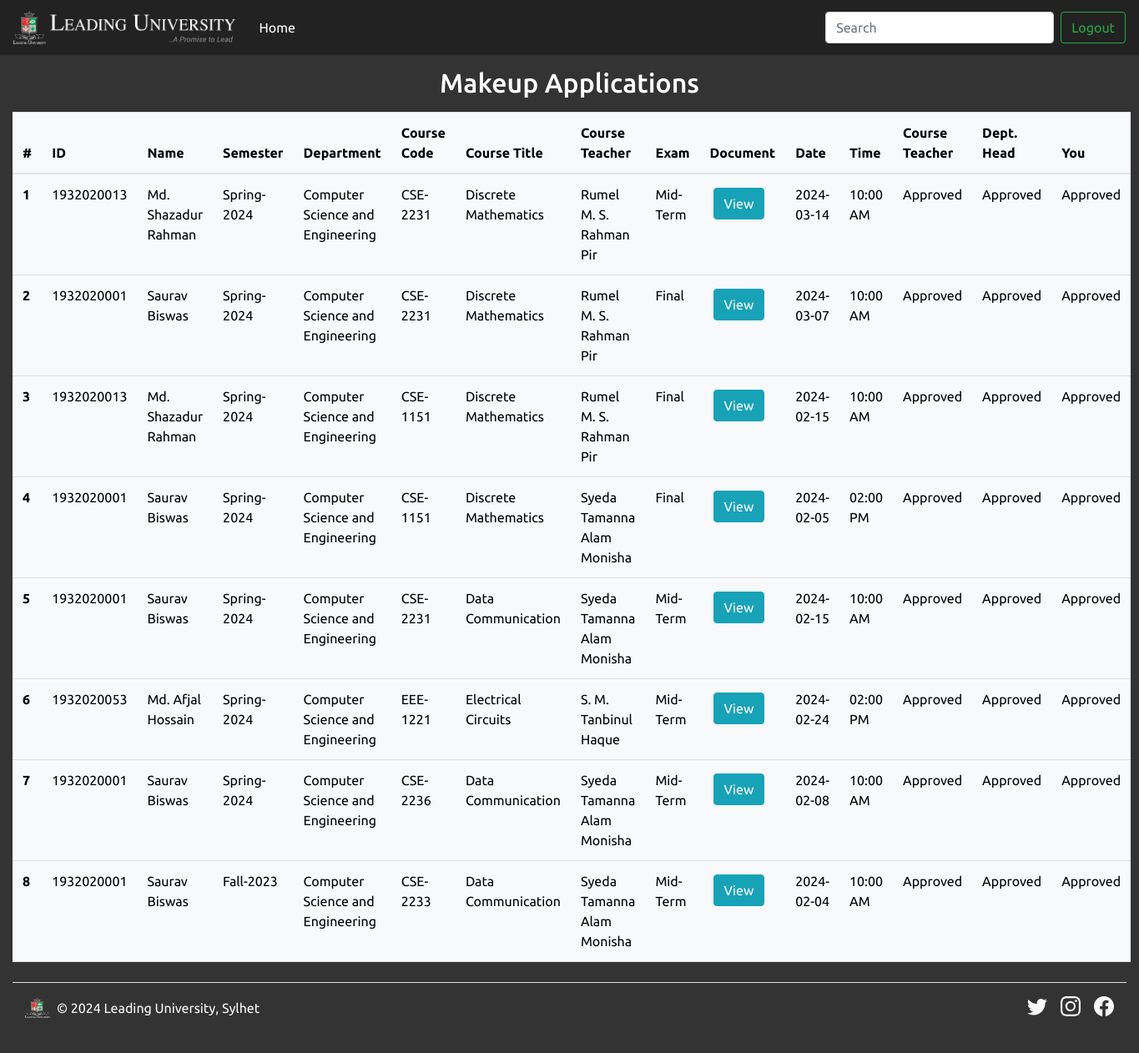
Screenshot of /makeupController.php (signed in) with the database file from the repository.
### tables this page shows
CREATE TABLE `makeup` (
  `id` int(11) NOT NULL,
  `sid` varchar(16) NOT NULL,
  `name` varchar(50) NOT NULL,
  `semester` varchar(20) NOT NULL,
  `dept` varchar(100) NOT NULL,
  `ccode` varchar(8) NOT NULL,
  `ctitle` varchar(50) NOT NULL,
  `ctdept` varchar(100) NOT NULL,
  `cteacher` varchar(50) NOT NULL,
  `codename` varchar(5) NOT NULL,
  `exam` varchar(10) NOT NULL,
  `docp` varchar(100) NOT NULL,
  `date` varchar(12) NOT NULL,
  `time` varchar(10) NOT NULL,
  `ctstatus` varchar(20) NOT NULL,
  `hstatus` varchar(20) NOT NULL,
  `cstatus` varchar(20) NOT NULL,
  `fees` int(6) NOT NULL
);

### makeupController.php (the view, shortened to what this page needs)
<?php
include "config.php";
$sql = "SELECT * FROM makeup WHERE hstatus = 'Approved' ORDER BY id DESC";
$result = mysqli_query($conn, $sql);
?>
<!DOCTYPE html>
<html lang="en">
<head>
    <link href="https://cdn.jsdelivr.net/npm/bootstrap@5.2.3/dist/css/bootstrap.min.css" rel="stylesheet"
>
    <link rel="stylesheet" type="text/css" href="bootstrap.min.css">
</head>
<body>
<nav class="navbar navbar-expand-lg navbar-dark fixed-top">
    <div class="navbar-brand" href="#">
        <div><img src="logo-white.png" alt="LU logo" height="40">
        <div class="label"><img src="label-white.png" alt="LU name" height="40"></div></div>
    </div>
    <div class="collapse navbar-collapse" id="navbarSupportedContent">
        <ul class="navbar-nav mr-auto">
        <li class="nav-item active">
            <a class="nav-link" href="index2.php">Home <span class="sr-only">(current)</span></a>
        </li>
        </ul>
        <form class="form-inline my-2 my-lg-0">
        <input class="form-control mr-sm-2" id="search" type="search" placeholder="Search" aria-label="Search">
        </form>
        <a href="logout.php"><button class="btn btn-outline-success my-2 my-sm-0">Logout</button></a>
    </div>
    </nav>
    <div class="container-fluid">
    <h2 style="padding-top: 80px;">Makeup Applications</h2>
    <?php if (mysqli_num_rows($result)) { ?>
        <table class="table table-light my-3">
            <thead>
                <tr>
                <th scope="col">#</th>
                <th scope="col">ID</th>
                <th scope="col">Name</th>
                <th scope="col">Semester</th>
                <th scope="col">Department</th>
                <th scope="col">Course Code</th>
                <th scope="col">Course Title</th>
                <th scope="col">Course Teacher</th>
                <th scope="col">Exam</th>
                <th scope="col">Document</th>
                <th scope="col">Date</th>
                <th scope="col">Time</th>
                <th scope="col">Course Teacher</th>
                <th scope="col">Dept. Head</th>
                <th scope="col">You</th>
                </tr>
            </thead>
            <tbody>
                <?php
			  	   $i = 0;
			  	   while($rows = mysqli_fetch_assoc($result)){
			  	   $i++;
			  	?>
                <tr>
                    <th scope="row"><?=$i?></th>
                    <td><?php echo $rows['sid']; ?></td>
                    <td><?php echo $rows['name']; ?></td>
                    <td><?php echo $rows['semester']; ?></td>
                    <td><?php echo $rows['dept']; ?></td>
                    <td><?php echo $rows['ccode']; ?></td>
                    <td><?php echo $rows['ctitle']; ?></td>
                    <td><?php echo $rows['cteacher']; ?></td>
                    <td><?php echo $rows['exam']; ?></td>
                    <td><a href="readPDF.php?docp=<?=$rows['docp']?>" class="btn btn-info m-1" target="_blank">View</a></td>
                    <td><?php echo $rows['date']; ?></td>
                    <td><?php echo $rows['time']; ?></td>
                    <td><?php echo $rows['ctstatus']; ?></td>
                    <td><?php echo $rows['hstatus']; ?></td>
                    <td>
                    <span <?php if($rows['cstatus']=='Pending'){echo "hidden";} ?>><?php echo $rows['cstatus']; ?></span></td>
                </tr>
                <?php } ?>
            </tbody>
        </table>
        <?php } ?>
        <footer class="d-flex flex-wrap justify-content-between align-items-center py-3 my-4 border-top">
            <div class="col-md-4 d-flex align-items-center">
            <a href="/" class="mb-3 me-2 mb-md-0 text-muted text-decoration-none lh-1">
                <img class="bi" width="30" height="24" src="logo-white.png"></img>
            </a>
            <span class="mb-3 mb-md-0 text-light">&copy; 2024 Leading University, Sylhet</span>
            </div>
            <ul class="nav col-md-4 justify-content-end list-unstyled d-flex">
            <li class="ms-3"><a class="text-light" href="#"><svg class="bi" width="24" height="24"><use xlink:href="#twitter"/></svg></a></li>
            <li class="ms-3"><a class="text-light" href="#"><svg class="bi" width="24" height="24"><use xlink:href="#instagram"/></svg></a></li>
            <li class="ms-3"><a class="text-light" href="#"><svg class="bi" width="24" height="24"><use xlink:href="#facebook"/></svg></a></li>
            </ul>
        </footer>
    </div>
</body>
</html>

### makeupController.php (style rules this page uses)
body { background: #333; font-family: 'Ubuntu', sans-serif; }
.navbar { background: #222; }
.label { float: right; }
.container h1, h2 { color: #fff; text-align: center; }
.bi { vertical-align: -.125em; fill: currentColor; }

### rows the page displays
makeup: sid "1932020013", name "Md. Shazadur Rahman", semester "Spring-2024", dept "Computer Science and Engineering", ccode "CSE-2231", ctitle "Discrete Mathematics", cteacher "Rumel M. S. Rahman Pir", exam "Mid-Term", date "2024-03-14", time "10:00 AM", ctstatus "Approved", hstatus "Approved", cstatus "Approved"
makeup: sid "1932020001", name "Saurav Biswas", semester "Spring-2024", dept "Computer Science and Engineering", ccode "CSE-2231", ctitle "Discrete Mathematics", cteacher "Rumel M. S. Rahman Pir", exam "Final", date "2024-03-07", time "10:00 AM", ctstatus "Approved", hstatus "Approved", cstatus "Approved"
makeup: sid "1932020013", name "Md. Shazadur Rahman", semester "Spring-2024", dept "Computer Science and Engineering", ccode "CSE-1151", ctitle "Discrete Mathematics", cteacher "Rumel M. S. Rahman Pir", exam "Final", date "2024-02-15", time "10:00 AM", ctstatus "Approved", hstatus "Approved", cstatus "Approved"
makeup: sid "1932020001", name "Saurav Biswas", semester "Spring-2024", dept "Computer Science and Engineering", ccode "CSE-1151", ctitle "Discrete Mathematics", cteacher "Syeda Tamanna Alam Monisha", exam "Final", date "2024-02-05", time "02:00 PM", ctstatus "Approved", hstatus "Approved", cstatus "Approved"
makeup: sid "1932020001", name "Saurav Biswas", semester "Spring-2024", dept "Computer Science and Engineering", ccode "CSE-2231", ctitle "Data Communication", cteacher "Syeda Tamanna Alam Monisha", exam "Mid-Term", date "2024-02-15", time "10:00 AM", ctstatus "Approved", hstatus "Approved", cstatus "Approved"
makeup: sid "1932020053", name "Md. Afjal Hossain", semester "Spring-2024", dept "Computer Science and Engineering", ccode "EEE-1221", ctitle "Electrical Circuits", cteacher "S. M. Tanbinul Haque", exam "Mid-Term", date "2024-02-24", time "02:00 PM", ctstatus "Approved", hstatus "Approved", cstatus "Approved"
makeup: sid "1932020001", name "Saurav Biswas", semester "Spring-2024", dept "Computer Science and Engineering", ccode "CSE-2236", ctitle "Data Communication", cteacher "Syeda Tamanna Alam Monisha", exam "Mid-Term", date "2024-02-08", time "10:00 AM", ctstatus "Approved", hstatus "Approved", cstatus "Approved"
makeup: sid "1932020001", name "Saurav Biswas", semester "Fall-2023", dept "Computer Science and Engineering", ccode "CSE-2233", ctitle "Data Communication", cteacher "Syeda Tamanna Alam Monisha", exam "Mid-Term", date "2024-02-04", time "10:00 AM", ctstatus "Approved", hstatus "Approved", cstatus "Approved"
